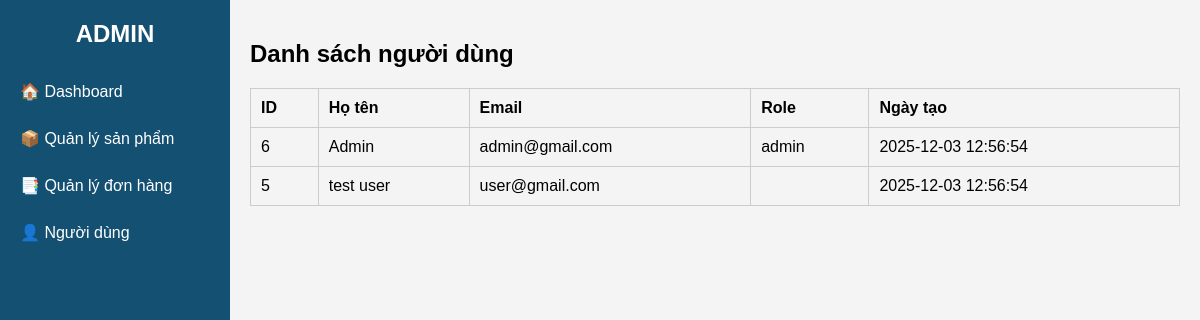
Screenshot of /admin/admin.php?view=users (signed in) with the database file from the repository.
### tables this page shows
CREATE TABLE `users` (
  `id` int(11) NOT NULL,
  `fullname` varchar(255) DEFAULT NULL,
  `email` varchar(255) DEFAULT NULL,
  `password` varchar(255) DEFAULT NULL,
  `role` enum('customer','admin') DEFAULT 'customer',
  `created_at` timestamp NOT NULL DEFAULT current_timestamp()
);

### admin/users.php (the view, shortened to what this page needs)
<?php
include "../db.php";
$users = $conn->query("SELECT * FROM users ORDER BY id DESC");
?>
<!DOCTYPE html>
<html>
<head>
</head>
<body>
<h2>Danh sách người dùng</h2>
<table>
    <tr>
        <th>ID</th>
        <th>Họ tên</th>
        <th>Email</th>
        <th>Role</th>
        <th>Ngày tạo</th>
    </tr>
<?php while($u = $users->fetch_assoc()): ?>
    <tr>
        <td><?= $u["id"] ?></td>
        <td><?= $u["fullname"] ?></td>
        <td><?= $u["email"] ?></td>
        <td><?= $u["role"] ?></td>
        <td><?= $u["created_at"] ?></td>
    </tr>
<?php endwhile; ?>
</table>
</body>
</html>

### admin/admin.php (style rules this page uses)
body { font-family: Arial; margin: 0; background: #f4f4f4; }

### admin/users.php (style rules this page uses)
table { border-collapse: collapse; width: 100%; }
th, td { padding: 10px; border: 1px solid #ccc; text-align: left; }

### rows the page displays
users: id "6", fullname "Admin", email "admin@gmail.com", role "admin", created_at "2025-12-03 12:56:54"
users: id "5", fullname "test user", email "user@gmail.com", created_at "2025-12-03 12:56:54"
